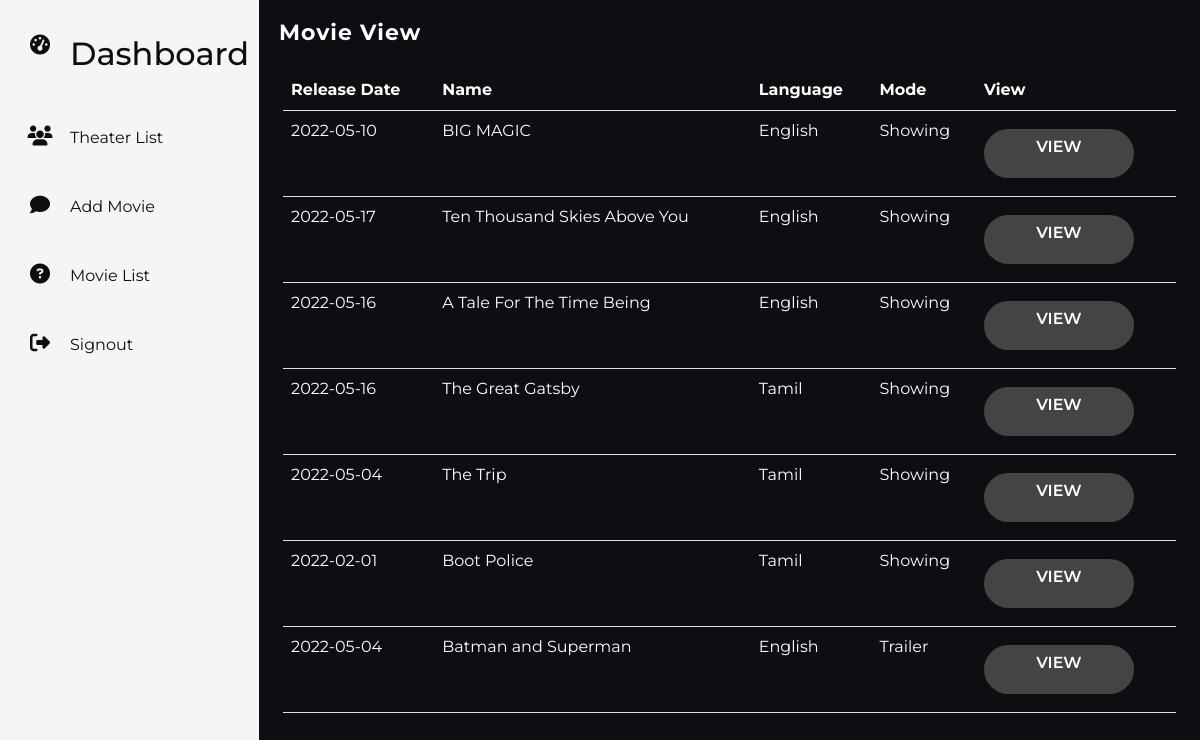
/views/dashboard/movieList.php (signed in), run on an earlier commit of the app's database.
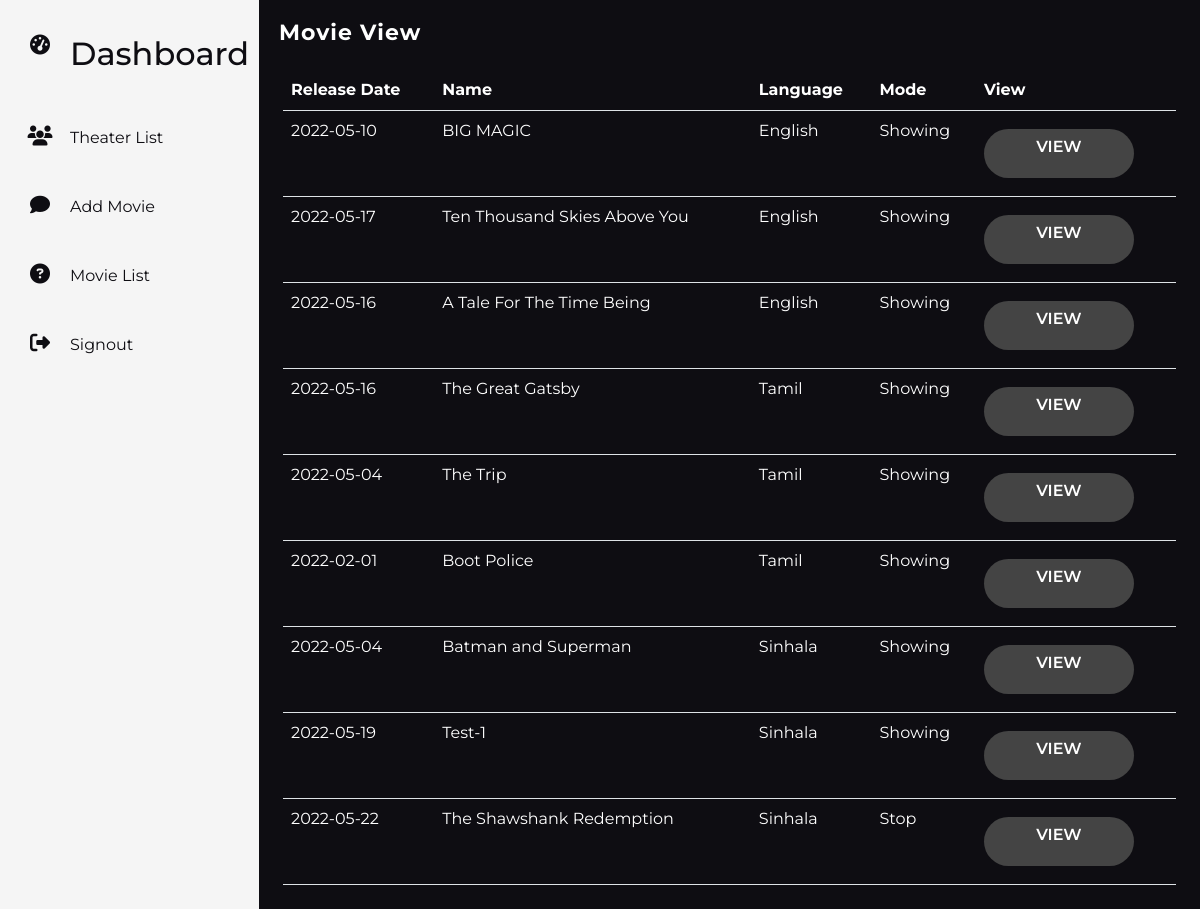
And on a later commit of the database.
### tables this page shows
CREATE TABLE `movie` (
  `movie_id` int(11) NOT NULL,
  `name` varchar(50) NOT NULL,
  `release_date` date NOT NULL,
  `director_name` varchar(50) NOT NULL,
  `language` varchar(255) NOT NULL,
  `on_screening` tinyint(1) NOT NULL,
  `description` text NOT NULL,
  `url` varchar(255) NOT NULL,
  `votes` int(5) NOT NULL DEFAULT 1982,
  `imbm` int(2) NOT NULL DEFAULT 5,
  `duration` int(11) DEFAULT 120
);

### controllers/movieController.php (called while the page is built, shortened)
<?php
require_once('connection.php');
$sql = "SELECT * FROM movie";
$movie = mysqli_query($connection,$sql);
if($movie) {
    $movieList = mysqli_fetch_all($movie,MYSQLI_ASSOC);
}
else {
    echo "Database Query Failed";
}
?>

### views/dashboard/movieList.php (the view, shortened to what this page needs)
<?php
    require_once('../../controllers/movieController.php');
    ?>
<!DOCTYPE html>
<html lang="en">
<head>
    <link rel="stylesheet" href="https://cdnjs.cloudflare.com/ajax/libs/font-awesome/4.7.0/css/font-awesome.min.css">
    <link href="https://cdn.jsdelivr.net/npm/bootstrap@5.2.0-beta1/dist/css/bootstrap.min.css" rel="stylesheet"
>
    <link rel="stylesheet" href="../css/style.css">
    <link rel="stylesheet" type="text/css" href="../../css/dashboard.css" />
</head>
<body>
    <div class="dashcontainer">
        <?php include '../inc/sidebar.php' ?>
        <div class="main">
            <h1>Movie View </h1>
            <div class="include m-4">
                <table class="table text-white ">
                    <thead>
                        <tr>
                            <th scope="col">Release Date</th>
                            <th scope="col">Name</th>
                            <th scope="col">Language</th>
                            <th scope="col">Mode</th>
                            <th scope="col">View</th>
                        </tr>
                    </thead>
                    <tbody>
                        <?php foreach($movieList as $key=>$value):  ?>
                        <tr>
                            <td> <?php echo $value['release_date']; ?>
                            </td>
                            <td> <?php echo $value['name']; ?>
                            </td>
                            <td> <?php echo $value['language']; ?>
                            </td>
                            <td>
                                <?php if($value['on_screening'] == 1):  ?>
                                Showing
                                <?php endif; ?>
                                <?php if($value['on_screening'] == 2):  ?>
                                Stop
                                <?php endif; ?>
                                <?php if($value['on_screening'] == 0):  ?>
                                Trailer
                                <?php endif; ?>
                            </td>
                            <td>
                                <a href="movieView.php?movie_id=<?php echo $value['movie_id']; ?>"
                                    class="btn btn-labeled btn-success">
                                    <span class="btn-label"></span>View
                                </a>
                            </td>
                        </tr>
                        <?php endforeach; ?>
                    </tbody>
                </table>
            </div>
        </div>
    </div>
</body>
</html>

### views/inc/sidebar.php (shortened to what this page needs)
<div class="navigation">
            <ul style="padding-left: 0rem;">
                <li>
                    <a href="#">
                        <span class="icon"><i class="fa fa-dashboard" aria-hidden="true"></i></span>
                        <span class="titled">
                            <h2>Dashboard</h2>
                        </span>
                    </a>
                </li>
                <li>
                    <a href="http://localhost/cinama/views/dashboard/theaterList.php">
                        <span class="icon"><i class="fa fa-users" aria-hidden="true"></i></span>
                        <span class="titled">
                             Theater List
                        </span>
                    </a>
                </li>
                <li>
                    <a href="http://localhost/cinama/views/dashboard/addMovie.php">
                        <span class="icon"><i class="fa fa-comment" aria-hidden="true"></i></span>
                        <span class="titled">
                             Add Movie
                        </span>
                    </a>
                </li>
                <li>
                    <a href="http://localhost/cinama/views/dashboard/movieList.php">
                        <span class="icon"><i class="fa fa-question-circle" aria-hidden="true"></i></span>
                        <span class="titled">
                             Movie List
                        </span>
                    </a>
                </li>
                <li>
                    <a href="http://localhost/cinama/views/signin.php">
                        <span class="icon"><i class="fa fa-sign-out" aria-hidden="true"></i></span>
                        <span class="titled">
                             Signout
                        </span>
                    </a>
                </li>
            </ul>
        </div>

### css/style.css (style rules this page uses)
* { margin: 0; padding: 0; box-sizing: border-box; }
.btn { width: 150px; background-color: #444; border: none; outline: none; height: 49px; border-radius: 49px; color: #fff; text-transform: uppercase; font-weight: 600; margin: 10px 0; cursor: pointer; transition: 0.5s; }

### css/dashboard.css (style rules this page uses)
* { margin: 0; padding: 0; box-sizing: border-box; font-family: 'Montserrat', sans-serif; }
body { overflow-x: hidden; }
.dashcontainer { width: 100%; display: flex; flex-direction: row; justify-content: flex-start; background: #f5f5f5; transition: 0.5s; overflow: hidden; }
.navigation { width: 300px; }
.navigation ul { top: 0; left: 0; width: 100%; }
.navigation ul li { position: relative; width: 100%; list-style: none; margin-top: 15px; }
.navigation ul li a { position: relative; display: block; width: 100%; display: flex; text-decoration: none; padding: 10px; color: #0e0d12; }
.navigation ul li a .icon { position: relative; min-width: 60px; line-height: 20px; text-align: center; margin-top: 10px; }
.navigation ul li a .icon .fa { color: #0e0d12; font-size: 20px; }
.navigation ul li a .titled { position: relative; display: block; white-space: nowrap; margin-top: 10px; }
.main { width: 1219px; min-height: 100vh; transition: 0.5s; background: #0e0d12; }
.main h1 { margin-top: 20px; margin-left: 20px; font-size: 22px; letter-spacing: 1px; font-weight: 700; color: #fff; }

What changed in the data, as far as the page shows it:
changed movie "Batman and Superman": language "English" → "Sinhala"; on_screening "Trailer" → "Showing"
added movie: release_date "2022-05-19", name "Test-1", language "Sinhala", on_screening "Showing"
added movie: release_date "2022-05-22", name "The Shawshank Redemption", language "Sinhala", on_screening "Stop"
